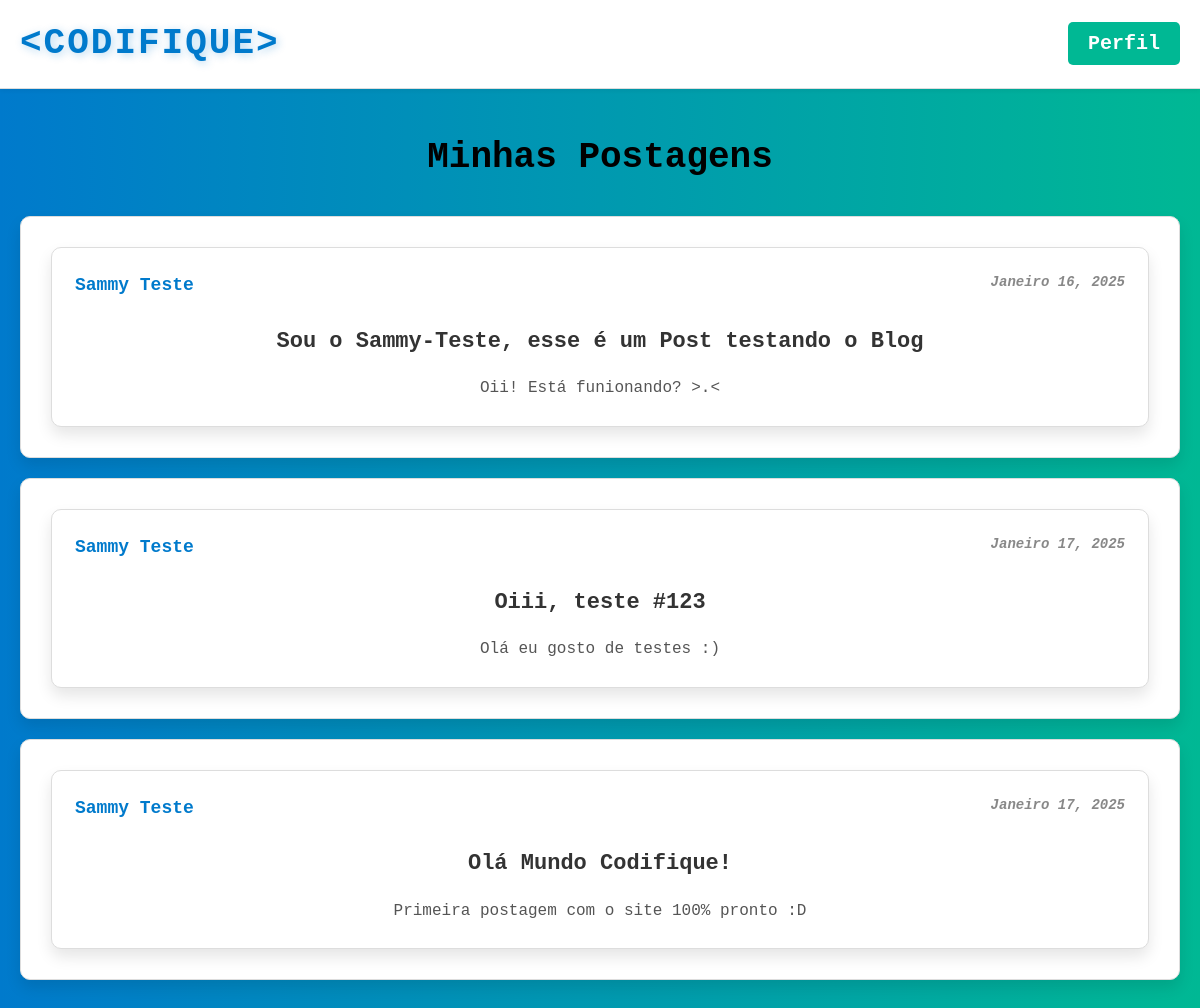
The page /mypost (signed in) on the database its author committed.
### blog/models.py (models this page shows, shortened)
class Post(models.Model):
    title = models.CharField(max_length=100)
    content = models.TextField()
    date_posted = models.DateTimeField(default=timezone.now)
    author = models.ForeignKey(User, on_delete=models.CASCADE)

### blog/views.py (the view)
# urls.py: path('mypost', views.myPost),
def myPost(request):
    context = {
        'posts': Post.objects.filter(author= request.user)
    }
    return render(request, 'blog/mypost.html', context)

### blog/templates/blog/mypost.html (shortened to what this page needs)
{% extends 'blog/base.html' %}
{% block content %}
{% load static %}
<nav>
    <ul class="Logo">
        <li class="codifique">
            <a href="/home">&lt;CODIFIQUE&gt;</a>
        </li>
    </ul>
    <div class="dropdown">
        <button class="dropbtn">Perfil</button>
    </div>
</nav>
<div class="meuspost" style="max-width: 1350px;">
    <h1>Minhas Postagens</h1>
    {% for post in posts %}
    <article class="post">
        <div class="media-body">
            <div class="article-metadata">
                <h2 class="text-uppercase">{{ post.author }}</h2>
                <h5 >{{ post.date_posted|date:"F d, Y" }}</h5>
            </div>
            <h3 class="post-title">{{ post.title }}</h3>
            <p class="article-content">
                {{ post.content }}
            </p>
        </div>
    </article>
    {% endfor %}
</div>
{% endblock %}

### blog/templates/blog/base.html (shortened to what this page needs)
{% load static %}
<!DOCTYPE html>
<html lang="en">
<head>
    <link rel="stylesheet" href="{% static 'blog/styles.css' %}">
</head>
<body>
    <div class="container custom-container">
        {% block content %}{% endblock %}
    </div>
</html>

### blog/static/blog/styles.css (style rules this page uses)
* { margin: 0; padding: 0; box-sizing: border-box; }
:root { --primary-blue: #007acc; --primary-green: #00b894; --secondary-orange: #ff9800; --text-dark: #333; --text-light: #555; --text-muted: #888; --background-light: #ffffff; --box-shadow-light: 0 2px 4px rgba(0, 0, 0, 0.05); --box-shadow-medium: 0 8px 15px rgba(0, 0, 0, 0.1); --box-shadow-hover: 0 12px 25px rgba(0, 0, 0, 0.2); --gradient-bg: linear-gradient(to right, var(--primary-blue), var(--primary-green)); --font-family-mono: 'Fira Code', monospace; }
body { font-family: var(--font-family-mono); background: var(--gradient-bg); background-size: cover; background-attachment: fixed; color: var(--text-dark); line-height: 1.6; overflow-x: hidden; display: flex; flex-direction: column; height: 100%; }
a { text-decoration: none; }
nav { display: flex; justify-content: space-between; align-items: center; background-color: var(--background-light); padding: 15px 20px; border-bottom: 1px solid #ddd; box-shadow: var(--box-shadow-light); }
nav .Logo .codifique a { color: var(--primary-blue); font-size: 36px; font-weight: bold; letter-spacing: 2px; text-shadow: 2px 2px 8px rgba(0, 122, 204, 0.3); transition: color 0.3s, transform 0.3s; }
nav .dropdown { position: relative; display: inline-block; margin-left: auto; }
nav .dropbtn { background-color: var(--primary-green); font-family: var(--font-family-mono); font-weight: 600; color: var(--background-light); padding: 10px 20px; font-size: 20px; border: none; border-radius: 5px; cursor: pointer; transition: background-color 0.3s, transform 0.2s; }
.post { background: var(--background-light); margin-bottom: 30px; padding: 30px; border-radius: 10px; box-shadow: var(--box-shadow-medium); border: 1px solid #ddd; transition: transform 0.3s, box-shadow 0.3s, background-color 0.3s; animation: slideIn 0.4s ease-in-out; }
.post h5 { font-size: 14px; color: var(--text-muted); margin-bottom: 15px; font-style: italic; }
.post h3 { color: var(--text-dark); font-size: 22px; font-weight: bold; transition: color 0.3s; }
.post p { font-size: 16px; color: var(--text-light); margin-top: 15px; line-height: 1.8; }
.post-title { font-size: 24px; color: #333; font-weight: bold; margin-bottom: 10px; }
.meuspost { max-width: 1350px; width: 100%; padding: 20px; margin: 20px auto; text-align: center; }
.meuspost h1 { text-align: center; font-size: 36px; font-weight: bold; color: black; margin-bottom: 30px; }
.post { margin-bottom: 20px; }
.media-body { background-color: #fff; border: 1px solid #ddd; border-radius: 10px; box-shadow: 0 8px 15px rgba(0, 0, 0, 0.1); padding: 23px; }
.article-metadata { display: flex; justify-content: space-between; margin-bottom: 15px; }
.article-metadata h2 { font-size: 18px; color: #007acc; font-weight: bold; }
.article-metadata h5 { font-size: 14px; color: #888; }
.post-title { font-size: 22px; font-weight: bold; color: #333; margin-top: 10px; }
.article-content { font-size: 16px; color: #555; line-height: 1.8; margin-top: 15px; }
body { font-family: 'Fira Code', monospace; background: linear-gradient(to right, #007acc, #00b894); background-size: cover; background-attachment: fixed; color: #333; line-height: 1.6; overflow-x: hidden; display: flex; flex-direction: column; }
nav { display: flex; justify-content: space-between; align-items: center; background-color: #ffffff; padding: 15px 20px; border-bottom: 1px solid #ddd; box-shadow: 0 2px 4px rgba(0, 0, 0, 0.05); }
nav .Logo { list-style: none; }
nav .Logo .codifique a { text-decoration: none; color: #007acc; font-size: 36px; font-weight: bold; letter-spacing: 2px; transition: color 0.3s, transform 0.3s; text-shadow: 2px 2px 8px rgba(0, 122, 204, 0.3); }
nav .dropbtn { background-color: #00b894; font-family: 'Fira Code', monospace; font-weight: 600; color: white; padding: 10px 20px; font-size: 20px; border: none; border-radius: 5px; cursor: pointer; transition: background-color 0.3s, transform 0.2s; }

### rows shown on the page
Post: author "Sammy Teste", date_posted "Janeiro 16, 2025", title "Sou o Sammy-Teste, esse é um Post testando o Blog", content "Oii! Está funionando? >.<"
Post: author "Sammy Teste", date_posted "Janeiro 17, 2025", title "Oiii, teste #123", content "Olá eu gosto de testes :)"
Post: author "Sammy Teste", date_posted "Janeiro 17, 2025", title "Olá Mundo Codifique!", content "Primeira postagem com o site 100% pronto :D"
